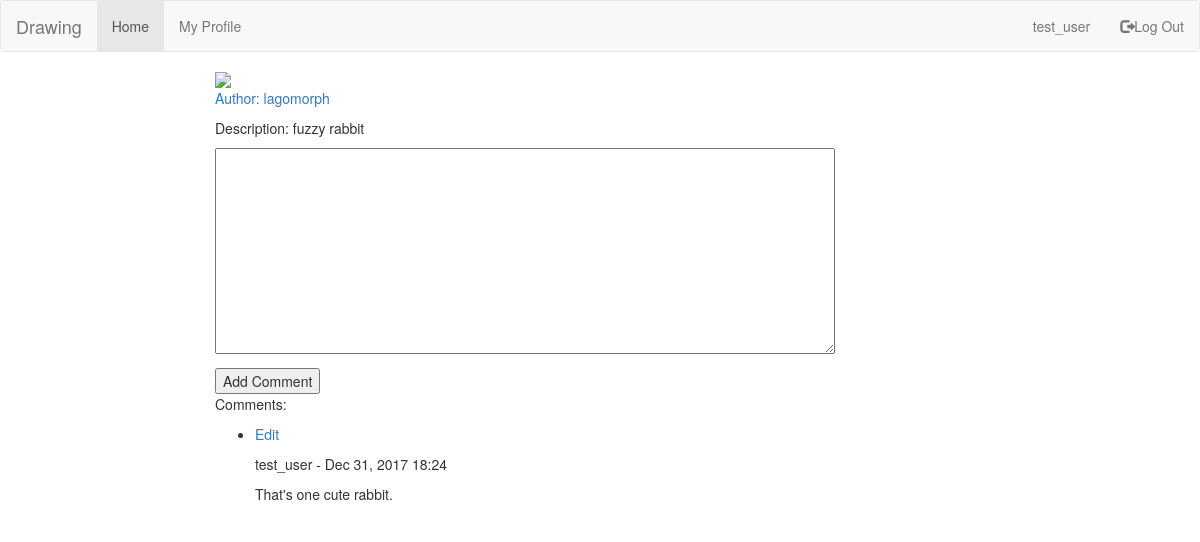
Screenshot of /entries/10/ (signed in) with the database file from the repository.
### las_site/models.py (models this page shows, shortened)
class Entry(models.Model):
    image = models.URLField(max_length=200)
    date_added = models.DateTimeField(auto_now_add=True)
    blurb = models.CharField(max_length=200)
    owner = models.ForeignKey(User, on_delete=models.CASCADE)
    class Meta:
        verbose_name_plural = 'entries'
    def __str__(self):
        return self.image

class Comment(models.Model):
    entry = models.ForeignKey(Entry, on_delete=models.CASCADE)
    text = models.TextField()
    date_added = models.DateTimeField(auto_now_add=True)
    owner = models.ForeignKey(User, on_delete=models.CASCADE)
    class Meta:
        verbose_name_plural = 'comments'

### las_site/views.py (the view, shortened to what this page needs)
# urls.py: url(r'^entries/(?P<entry_id>\d+)/$', views.entry, name='entry'),
@login_required
def entry(request, entry_id):
    entry = Entry.objects.get(id=entry_id)
    comments = entry.comment_set.order_by('-date_added')
    if request.method != 'POST':
        form = CommentForm()
    context = {'entry':entry, 'comments':comments, 'form':form}
    return render(request, 'las_site/entry.html', context)

### las_site/forms.py
class CommentForm(forms.ModelForm):
    class Meta:
        model = Comment
        fields = ['text']
        labels = {'text': ''}
        widgets = {'text': forms.Textarea(attrs={'cols': 80})}

### las_site/templates/las_site/entry.html (shortened to what this page needs)
{% extends 'las_site/base.html' %}
{% block content %}
    <a href= {{ entry.image }}><img src= {{ entry }} class="img-responsive"></a>
    <a href="{% url 'users:profile' entry.owner.id %}"><p>Author: {{ entry.owner }}</p></a>
    <p>Description: {{ entry.blurb }}</p>
    <form action="{% url 'las_site:entry' entry.id %}" method='post'>
        {{ form.as_p }}
        <button name='submit'>Add Comment</button>
    </form>
    <p>Comments: </p>
    <ul>
        {% for comment in comments %}
            <li>
                {% if user.id == comment.owner.id %}
                    <p><a href="{% url 'las_site:edit_comment' comment.id %}">Edit</a></p>
                {% endif %}
                <p>{{ comment.owner }} - {{ comment.date_added|date:'M d, Y H:i' }}</p>
                <p>{{ comment.text|linebreaks }}</p>
            </li>
        {% empty %}
            <li>
                There are no comments for this entry yet.
            </li>
        {% endfor %}
    </ul>
{% endblock content %}

### las_site/templates/las_site/base.html (shortened to what this page needs)
{% load bootstrap3 %}
<!DOCTYPE html>
<html lang="en">
    <head>
        {% bootstrap_css %}
    </head>
    <body>
        <nav class="navbar navbar-default">
            <div class="container-fluid">
                <div class="navbar-header">
                    <a class="navbar-brand" href="{% url 'las_site:index' %}">Drawing</a>
                </div>
                <ul class="nav navbar-nav">
                    <li class="active"><a href="{% url 'las_site:index' %}">Home</a></li>
                    {% if user.is_authenticated %}
                        <li><a href="{% url 'users:profile' user.id %}">My Profile</a></li>
                    {% endif %}
                </ul>
                <ul class="nav navbar-nav navbar-right">
                    {% if user.is_authenticated %}
                        <li><a href="{% url 'users:profile' user.id %}">{{ user.username }}</a></li>
                        <li><a href="{% url 'users:logout' %}"><span class="glyphicon glyphicon-log-out"></span>Log Out</a></li>
                    {% else %}
                        <li><a href="{% url 'users:register' %}"><span class="glyphicon glyphicon-user"></span>Sign Up</a></li>
                        <li><a href="{% url 'users:login' %}"><span class="glyphicon glyphicon-log-in"></span>Log In</a></li>
                    {% endif %}
                </ul>
            </div>
        </nav>
        <div class="container-fluid">
            <div class="row content">
                <div class="col-sm-2 sidenav">
                </div>
                <div class="col-sm-10">
                    {% block content %}
                    {% endblock content %}
                </div>
            </div>
        </div>
    </body>
</html>

### rows the page displays
Entry: owner "lagomorph", blurb "fuzzy rabbit"
Comment: shows "Edit", owner "test_user", date_added "Dec 31, 2017 18:24", text "That's one cute rabbit."

### other values shown
{{ user.username }} "test_user"
